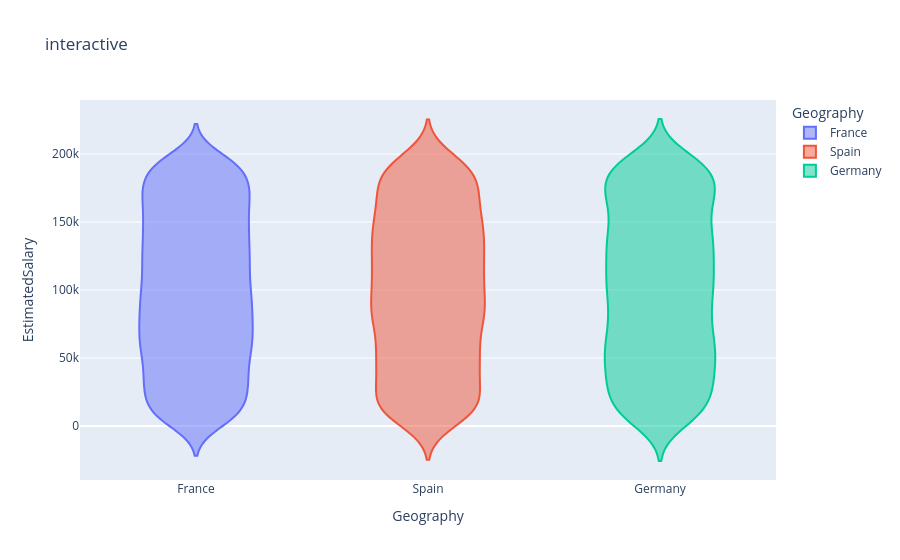

Notebook cell for this chart:
### Code cell
fig = px.violin(df,x='Geography',y='EstimatedSalary',color='Geography',title='interactive')
fig.show()

### Figure 1 — Plotly figure (JSON) as saved in the notebook; plotly's stock layout.template omitted (floating-point values rounded to 4 significant figures; data arrays with more than 128 entries replaced by an {"elided": "..."} marker saying what was removed)
{"data": [{"alignmentgroup": "True", "box": {"visible": false}, "hovertemplate": "Geography=%{x}<br>EstimatedSalary=%{y}<extra></extra>", "legendgroup": "France", "marker": {"color": "#636efa"}, "name": "France", "offsetgroup": "France", "orientation": "v", "scalegroup": "True", "showlegend": true, "type": "violin", "x": {"elided": "5014 str values"}, "x0": " ", "xaxis": "x", "y": {"elided": "5014 float values"}, "y0": " ", "yaxis": "y"}, {"alignmentgroup": "True", "box": {"visible": false}, "hovertemplate": "Geography=%{x}<br>EstimatedSalary=%{y}<extra></extra>", "legendgroup": "Spain", "marker": {"color": "#EF553B"}, "name": "Spain", "offsetgroup": "Spain", "orientation": "v", "scalegroup": "True", "showlegend": true, "type": "violin", "x": {"elided": "2477 str values"}, "x0": " ", "xaxis": "x", "y": {"elided": "2477 float values"}, "y0": " ", "yaxis": "y"}, {"alignmentgroup": "True", "box": {"visible": false}, "hovertemplate": "Geography=%{x}<br>EstimatedSalary=%{y}<extra></extra>", "legendgroup": "Germany", "marker": {"color": "#00cc96"}, "name": "Germany", "offsetgroup": "Germany", "orientation": "v", "scalegroup": "True", "showlegend": true, "type": "violin", "x": {"elided": "2509 str values"}, "x0": " ", "xaxis": "x", "y": {"elided": "2509 float values"}, "y0": " ", "yaxis": "y"}], "layout": {"legend": {"title": {"text": "Geography"}, "tracegroupgap": 0}, "title": {"text": "interactive"}, "violinmode": "overlay", "xaxis": {"anchor": "y", "categoryarray": ["France", "Spain", "Germany"], "categoryorder": "array", "domain": [0, 1], "title": {"text": "Geography"}}, "yaxis": {"anchor": "x", "domain": [0, 1], "title": {"text": "EstimatedSalary"}}}}
